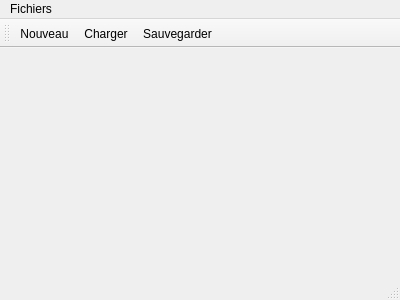
<?xml version="1.0" encoding="UTF-8"?>
<ui version="4.0">
 <class>MainWindow</class>
 <widget class="QMainWindow" name="MainWindow">
  <property name="geometry">
   <rect>
    <x>0</x>
    <y>0</y>
    <width>400</width>
    <height>300</height>
   </rect>
  </property>
  <property name="windowTitle">
   <string>MainWindow</string>
  </property>
  <widget class="MainWidget" name="centralWidget"/>
  <widget class="QMenuBar" name="menuBar">
   <property name="geometry">
    <rect>
     <x>0</x>
     <y>0</y>
     <width>400</width>
     <height>19</height>
    </rect>
   </property>
   <widget class="QMenu" name="menuFichiers">
    <property name="title">
     <string>Fichiers</string>
    </property>
    <addaction name="actionNouveau"/>
    <addaction name="actionCharger"/>
    <addaction name="actionSauvegarder"/>
    <addaction name="actionQuitter"/>
   </widget>
   <addaction name="menuFichiers"/>
  </widget>
  <widget class="QToolBar" name="mainToolBar">
   <attribute name="toolBarArea">
    <enum>TopToolBarArea</enum>
   </attribute>
   <attribute name="toolBarBreak">
    <bool>false</bool>
   </attribute>
   <addaction name="actionNouveau"/>
   <addaction name="actionCharger"/>
   <addaction name="actionSauvegarder"/>
  </widget>
  <widget class="QStatusBar" name="statusBar"/>
  <action name="actionCharger">
   <property name="text">
    <string>Charger</string>
   </property>
   <property name="shortcut">
    <string>Ctrl+O</string>
   </property>
  </action>
  <action name="actionSauvegarder">
   <property name="text">
    <string>Sauvegarder</string>
   </property>
   <property name="shortcut">
    <string>Ctrl+S</string>
   </property>
  </action>
  <action name="actionNouveau">
   <property name="text">
    <string>Nouveau</string>
   </property>
   <property name="shortcut">
    <string>Ctrl+N</string>
   </property>
  </action>
  <action name="actionQuitter">
   <property name="text">
    <string>Quitter</string>
   </property>
   <property name="shortcut">
    <string>Ctrl+Q</string>
   </property>
  </action>
 </widget>
 <layoutdefault spacing="6" margin="11"/>
 <customwidgets>
  <customwidget>
   <class>MainWidget</class>
   <extends>QWidget</extends>
   <header>MainWidget.h</header>
   <container>1</container>
   <slots>
    <slot>save()</slot>
    <slot>load()</slot>
    <slot>new()</slot>
   </slots>
  </customwidget>
 </customwidgets>
 <resources/>
 <connections>
  <connection>
   <sender>actionCharger</sender>
   <signal>triggered()</signal>
   <receiver>centralWidget</receiver>
   <slot>load()</slot>
   <hints>
    <hint type="sourcelabel">
     <x>-1</x>
     <y>-1</y>
    </hint>
    <hint type="destinationlabel">
     <x>199</x>
     <y>162</y>
    </hint>
   </hints>
  </connection>
  <connection>
   <sender>actionSauvegarder</sender>
   <signal>triggered()</signal>
   <receiver>centralWidget</receiver>
   <slot>save()</slot>
   <hints>
    <hint type="sourcelabel">
     <x>-1</x>
     <y>-1</y>
    </hint>
    <hint type="destinationlabel">
     <x>199</x>
     <y>162</y>
    </hint>
   </hints>
  </connection>
  <connection>
   <sender>actionQuitter</sender>
   <signal>triggered()</signal>
   <receiver>MainWindow</receiver>
   <slot>close()</slot>
   <hints>
    <hint type="sourcelabel">
     <x>-1</x>
     <y>-1</y>
    </hint>
    <hint type="destinationlabel">
     <x>199</x>
     <y>149</y>
    </hint>
   </hints>
  </connection>
 </connections>
</ui>
